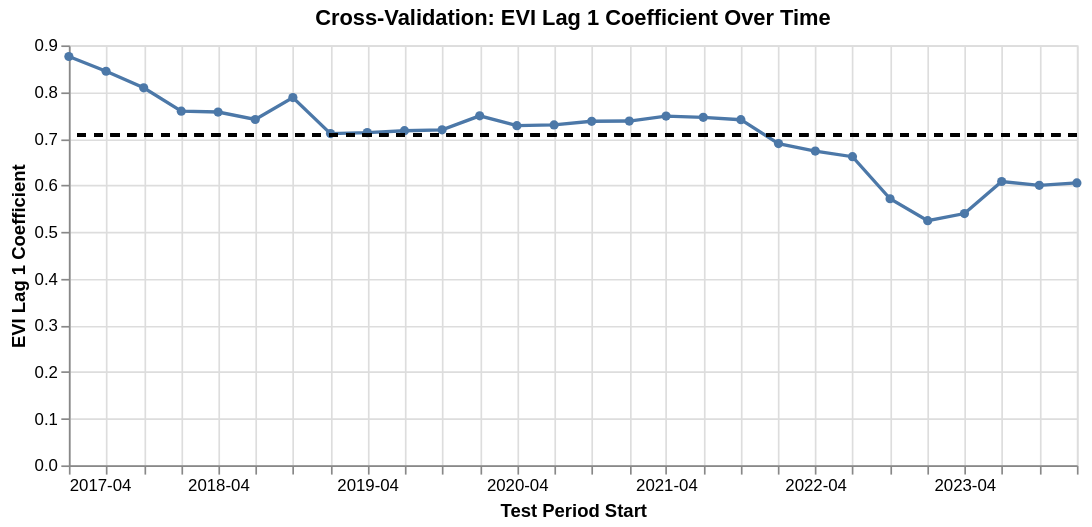

Write notebook code for a chart like this one.
### Code cell
mean_coef = cv_df["evi_lag_1_coef"].mean()

coef_line = (
    alt.Chart(cv_df)
    .mark_line(point=True, size=2)
    .encode(
        x=alt.X(
            "test_start:T",
            title="Test Period Start",
            axis=alt.Axis(format="%Y-%m"),
        ),
        y=alt.Y("evi_lag_1_coef:Q", title="EVI Lag 1 Coefficient"),
        tooltip=alt.Tooltip(["test_start:T", "evi_lag_1_coef:Q"]),
    )
)

coef_mean = (
    alt.Chart(cv_df).mark_rule(strokeDash=[5, 5], size=2).encode(y=alt.datum(mean_coef))
)

coef_chart = (coef_line + coef_mean).properties(
    width=600,
    height=250,
    title="Cross-Validation: EVI Lag 1 Coefficient Over Time",
)

coef_chart

### Figure 1 — Vega-Lite specification as saved in the notebook (floating-point values rounded to 4 significant figures)
{"config": {"view": {"continuousWidth": 300, "continuousHeight": 300}}, "layer": [{"mark": {"type": "line", "point": true, "size": 2}, "encoding": {"tooltip": [{"field": "test_start", "type": "temporal"}, {"field": "evi_lag_1_coef", "type": "quantitative"}], "x": {"axis": {"format": "%Y-%m"}, "field": "test_start", "title": "Test Period Start", "type": "temporal"}, "y": {"field": "evi_lag_1_coef", "title": "EVI Lag 1 Coefficient", "type": "quantitative"}}}, {"mark": {"type": "rule", "size": 2, "strokeDash": [5, 5]}, "encoding": {"y": {"datum": 0.708}}}], "data": {"name": "data-d9e9a6a97c77cbdda1657fa8f92ff1ae"}, "height": 250, "title": "Cross-Validation: EVI Lag 1 Coefficient Over Time", "width": 600, "$schema": "https://vega.github.io/schema/vega-lite/v6.1.0.json", "datasets": {"data-d9e9a6a97c77cbdda1657fa8f92ff1ae": [{"fold": 1, "train_end": "2017-01-01T00:00:00", "test_start": "2017-04-01T00:00:00", "test_end": "2018-01-01T00:00:00", "train_size": 20, "mae": 490700.0, "rmse": 632300.0, "mape": 18.85, "evi_lag_1_coef": 0.8761}, {"fold": 2, "train_end": "2017-04-01T00:00:00", "test_start": "2017-07-01T00:00:00", "test_end": "2018-04-01T00:00:00", "train_size": 21, "mae": 447300.0, "rmse": 583000.0, "mape": 13.95, "evi_lag_1_coef": 0.8445}, {"fold": 3, "train_end": "2017-07-01T00:00:00", "test_start": "2017-10-01T00:00:00", "test_end": "2018-07-01T00:00:00", "train_size": 22, "mae": 453200.0, "rmse": 560000.0, "mape": 13.66, "evi_lag_1_coef": 0.8091}, {"fold": 4, "train_end": "2017-10-01T00:00:00", "test_start": "2018-01-01T00:00:00", "test_end": "2018-10-01T00:00:00", "train_size": 23, "mae": 353200.0, "rmse": 439800.0, "mape": 11.32, "evi_lag_1_coef": 0.759}, {"fold": 5, "train_end": "2018-01-01T00:00:00", "test_start": "2018-04-01T00:00:00", "test_end": "2019-01-01T00:00:00", "train_size": 24, "mae": 356100.0, "rmse": 448500.0, "mape": 11.34, "evi_lag_1_coef": 0.7571}, {"fold": 6, "train_end": "2018-04-01T00:00:00", "test_start": "2018-07-01T00:00:00", "test_end": "2019-04-01T00:00:00", "train_size": 25, "mae": 367300.0, "rmse": 450700.0, "mape": 13.35, "evi_lag_1_coef": 0.7411}, {"fold": 7, "train_end": "2018-07-01T00:00:00", "test_start": "2018-10-01T00:00:00", "test_end": "2019-07-01T00:00:00", "train_size": 26, "mae": 284600.0, "rmse": 392200.0, "mape": 9.95, "evi_lag_1_coef": 0.7882}, {"fold": 8, "train_end": "2018-10-01T00:00:00", "test_start": "2019-01-01T00:00:00", "test_end": "2019-10-01T00:00:00", "train_size": 27, "mae": 275400.0, "rmse": 398700.0, "mape": 10.11, "evi_lag_1_coef": 0.7109}, {"fold": 9, "train_end": "2019-01-01T00:00:00", "test_start": "2019-04-01T00:00:00", "test_end": "2020-01-01T00:00:00", "train_size": 28, "mae": 317600.0, "rmse": 415600.0, "mape": 11.09, "evi_lag_1_coef": 0.713}, {"fold": 10, "train_end": "2019-04-01T00:00:00", "test_start": "2019-07-01T00:00:00", "test_end": "2020-04-01T00:00:00", "train_size": 29, "mae": 271000.0, "rmse": 424400.0, "mape": 6.01, "evi_lag_1_coef": 0.7171}, {"fold": 11, "train_end": "2019-07-01T00:00:00", "test_start": "2019-10-01T00:00:00", "test_end": "2020-07-01T00:00:00", "train_size": 30, "mae": 303500.0, "rmse": 433600.0, "mape": 7.41, "evi_lag_1_coef": 0.719}, {"fold": 12, "train_end": "2019-10-01T00:00:00", "test_start": "2020-01-01T00:00:00", "test_end": "2020-10-01T00:00:00", "train_size": 31, "mae": 138100.0, "rmse": 176600.0, "mape": 4.66, "evi_lag_1_coef": 0.749}, {"fold": 13, "train_end": "2020-01-01T00:00:00", "test_start": "2020-04-01T00:00:00", "test_end": "2021-01-01T00:00:00", "train_size": 32, "mae": 167500.0, "rmse": 238500.0, "mape": 5.44, "evi_lag_1_coef": 0.7279}, {"fold": 14, "train_end": "2020-04-01T00:00:00", "test_start": "2020-07-01T00:00:00", "test_end": "2021-04-01T00:00:00", "train_size": 33, "mae": 164300.0, "rmse": 234800.0, "mape": 5.39, "evi_lag_1_coef": 0.7296}, {"fold": 15, "train_end": "2020-07-01T00:00:00", "test_start": "2020-10-01T00:00:00", "test_end": "2021-07-01T00:00:00", "train_size": 34, "mae": 302400.0, "rmse": 443900.0, "mape": 13.84, "evi_lag_1_coef": 0.7373}, {"fold": 16, "train_end": "2020-10-01T00:00:00", "test_start": "2021-01-01T00:00:00", "test_end": "2021-10-01T00:00:00", "train_size": 35, "mae": 566200.0, "rmse": 695100.0, "mape": 20.52, "evi_lag_1_coef": 0.7378}, {"fold": 17, "train_end": "2021-01-01T00:00:00", "test_start": "2021-04-01T00:00:00", "test_end": "2022-01-01T00:00:00", "train_size": 36, "mae": 698400.0, "rmse": 810300.0, "mape": 24.12, "evi_lag_1_coef": 0.7485}, {"fold": 18, "train_end": "2021-04-01T00:00:00", "test_start": "2021-07-01T00:00:00", "test_end": "2022-04-01T00:00:00", "train_size": 37, "mae": 714800.0, "rmse": 808900.0, "mape": 27.67, "evi_lag_1_coef": 0.7457}, {"fold": 19, "train_end": "2021-07-01T00:00:00", "test_start": "2021-10-01T00:00:00", "test_end": "2022-07-01T00:00:00", "train_size": 38, "mae": 644200.0, "rmse": 731600.0, "mape": 27.04, "evi_lag_1_coef": 0.7407}, {"fold": 20, "train_end": "2021-10-01T00:00:00", "test_start": "2022-01-01T00:00:00", "test_end": "2022-10-01T00:00:00", "train_size": 39, "mae": 672000.0, "rmse": 775600.0, "mape": 26.64, "evi_lag_1_coef": 0.6896}, {"fold": 21, "train_end": "2022-01-01T00:00:00", "test_start": "2022-04-01T00:00:00", "test_end": "2023-01-01T00:00:00", "train_size": 40, "mae": 601700.0, "rmse": 701300.0, "mape": 24.41, "evi_lag_1_coef": 0.6735}, {"fold": 22, "train_end": "2022-04-01T00:00:00", "test_start": "2022-07-01T00:00:00", "test_end": "2023-04-01T00:00:00", "train_size": 41, "mae": 622600.0, "rmse": 690600.0, "mape": 29.71, "evi_lag_1_coef": 0.6614}, {"fold": 23, "train_end": "2022-07-01T00:00:00", "test_start": "2022-10-01T00:00:00", "test_end": "2023-07-01T00:00:00", "train_size": 42, "mae": 380600.0, "rmse": 486500.0, "mape": 18.08, "evi_lag_1_coef": 0.5713}, {"fold": 24, "train_end": "2022-10-01T00:00:00", "test_start": "2023-01-01T00:00:00", "test_end": "2023-10-01T00:00:00", "train_size": 43, "mae": 266500.0, "rmse": 312500.0, "mape": 15.25, "evi_lag_1_coef": 0.5243}, {"fold": 25, "train_end": "2023-01-01T00:00:00", "test_start": "2023-04-01T00:00:00", "test_end": "2024-01-01T00:00:00", "train_size": 44, "mae": 195600.0, "rmse": 233200.0, "mape": 13.43, "evi_lag_1_coef": 0.5396}, {"fold": 26, "train_end": "2023-04-01T00:00:00", "test_start": "2023-07-01T00:00:00", "test_end": "2024-04-01T00:00:00", "train_size": 45, "mae": 104700.0, "rmse": 129600.0, "mape": 4.64, "evi_lag_1_coef": 0.6083}, {"fold": 27, "train_end": "2023-07-01T00:00:00", "test_start": "2023-10-01T00:00:00", "test_end": "2024-07-01T00:00:00", "train_size": 46, "mae": 92300.0, "rmse": 129600.0, "mape": 3.86, "evi_lag_1_coef": 0.6001}, {"fold": 28, "train_end": "2023-10-01T00:00:00", "test_start": "2024-01-01T00:00:00", "test_end": "2024-10-01T00:00:00", "train_size": 47, "mae": 93890.0, "rmse": 126100.0, "mape": 3.92, "evi_lag_1_coef": 0.6053}]}}
